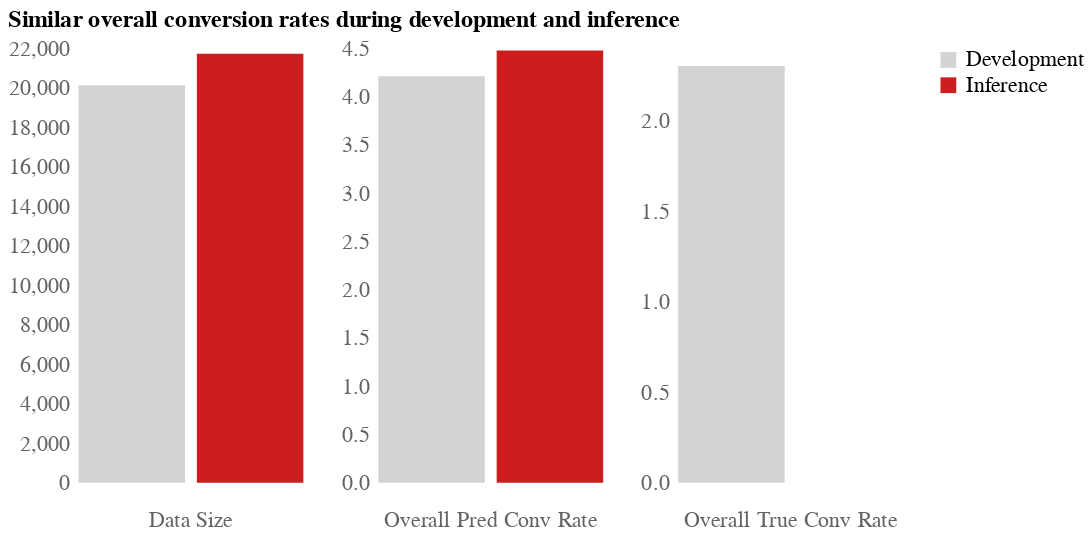

Write notebook code for a chart like this one.
### Markdown cell above
Show plot comparing overall statistics

### Code cell
chart = dh.plot_repeated_column_grouped_bar_chart(
    df_hmap,
    xvar="data_type",
    yvar="value",
    color_by_col="data_type",
    col_var="var",
    bar_order=['Development', 'Inference'],
    bar_colors=['lightgrey', '#cc1e1f'],
    ptitle_str=(
        "Similar overall conversion rates during "
        "development and inference"
    ),
    tooltip=[
        alt.Tooltip('var:N', title='Metric'),
        alt.Tooltip('data_type:N', title='Type of Data'),
        alt.Tooltip('value:N', title='Value', format=",.2f"),
    ],
    axis_label_fontsize = 14,
    axis_title_fontsize = 15,
    show_title = True,
    fig_size=dict(width=150, height=275),
)
chart

### Figure 1 — Vega-Lite specification as saved in the notebook (floating-point values rounded to 4 significant figures)
{"config": {"view": {"continuousWidth": 300, "continuousHeight": 300, "strokeOpacity": 0}, "axis": {"grid": false, "labelColor": "#636363", "labelFontSize": 14}, "legend": {"labelFontSize": 14}}, "data": {"name": "data-1f148f636653709cd1b5e1eab35719fc"}, "mark": {"type": "bar"}, "encoding": {"color": {"field": "data_type", "scale": {"domain": ["Development", "Inference"], "range": ["lightgrey", "#cc1e1f"]}, "title": null, "type": "nominal"}, "column": {"field": "var", "header": {"labelColor": "#636363", "labelFontSize": 14, "orient": "bottom"}, "title": null, "type": "nominal"}, "tooltip": [{"field": "var", "title": "Metric", "type": "nominal"}, {"field": "data_type", "title": "Type of Data", "type": "nominal"}, {"field": "value", "format": ",.2f", "title": "Value", "type": "nominal"}], "x": {"axis": {"domain": false, "labelAngle": 0, "labels": false, "ticks": false}, "field": "data_type", "title": null, "type": "nominal"}, "y": {"axis": {"domain": false, "ticks": false}, "field": "value", "title": null, "type": "quantitative"}}, "height": 275, "resolve": {"scale": {"y": "independent"}}, "title": {"text": "Similar overall conversion rates during development and inference", "anchor": "start", "fontSize": 15}, "width": 150, "$schema": "https://vega.github.io/schema/vega-lite/v5.8.0.json", "datasets": {"data-1f148f636653709cd1b5e1eab35719fc": [{"maudience": null, "data_type": "Inference", "var": "Overall Pred Conv Rate", "value": 4.482}, {"maudience": null, "data_type": "Inference", "var": "Overall True Conv Rate", "value": 0.0}, {"maudience": null, "data_type": "Inference", "var": "Data Size", "value": 21750.0}, {"maudience": null, "data_type": "Development", "var": "Overall Pred Conv Rate", "value": 4.215}, {"maudience": null, "data_type": "Development", "var": "Overall True Conv Rate", "value": 2.306}, {"maudience": null, "data_type": "Development", "var": "Data Size", "value": 20160.0}]}}
